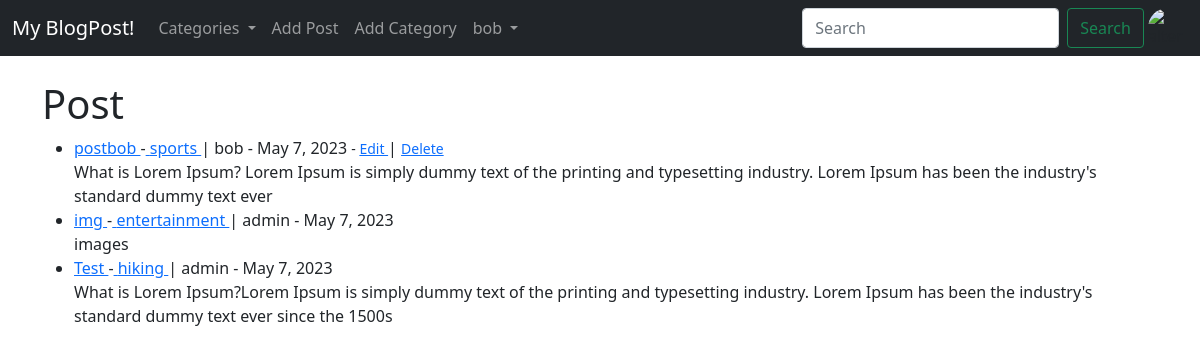
Page / (signed in) on the committed database.
### blog/models.py (models this page shows, shortened)
class Post(models.Model):
    title = models.CharField(max_length=255)
    header_image = models.ImageField(null= True, blank= True, upload_to="images/")
    title_tag = models.CharField(max_length=255)
    author = models.ForeignKey(User, on_delete=models.CASCADE)
    body = RichTextField(blank=True, null=True)
    post_date = models.DateField(auto_now_add=True)
    category = models.CharField(max_length=255, default='coding')
    snippet = models.CharField(max_length=255)
    likes = models.ManyToManyField(User,related_name='blog_post')

### blog/views.py (the view)
# urls.py: path('',HomeView.as_view(),name="home"),
class HomeView(ListView):
    model = Post
    template_name = 'home.html'
    ordering = ['-post_date']
    ordering = ['-id']
    def get_context_data(self, *args, **kwargs):
        cat_menu = Category.objects.all()
        context = super(HomeView, self).get_context_data(*args, **kwargs)
        context["cat_menu"] = cat_menu
        return context

### blog/models.py (called while the page is built)
    def __str__(self):
        return self.name

### templates/home.html
{% extends 'base.html' %}
{% block content %}
<h1>Post</h1>
<ul>
    {% for post in object_list %}
    <li> <a  href="{% url 'article_details' post.pk %}"> {{ post.title }} </a>-<a href="{% url 'category' post.category|slugify %}"> {{post.category}} </a>| {{ post.author.first_name }}
        {{ post.author.last_name }} - {{ post.post_date }}
        <small>
            {% if user.is_authenticated %}
                {% if user.id == post.author.id %}
                    - <a href="{% url 'update_post' post.pk %}">Edit </a></small> |
                 <small> <a href="{% url 'delete_post' post.pk %}">Delete </a>
                {% endif %}
           {% endif %}
        </small>  <br>
        {{ post.snippet }}
        </li>
    {% endfor %}
</ul>
{% endblock %}

### templates/base.html (shortened to what this page needs)
<!doctype html>
<html lang="en">
  <head>
    <link href="https://cdn.jsdelivr.net/npm/bootstrap@5.0.2/dist/css/bootstrap.min.css" rel="stylesheet">
  </head>
  <body>
  <nav class="navbar navbar-expand-lg navbar-dark bg-dark">
  <div class="container-fluid">
    <a class="navbar-brand" href="{% url  'home' %}">My BlogPost!</a>
    <div class="collapse navbar-collapse" id="navbarSupportedContent">
      <ul class="navbar-nav me-auto mb-2 mb-lg-0">
           {% if cat_menu %}
               <li class="nav-item dropdown">
                 <a class="nav-link dropdown-toggle" href="#" id="navbarDropdown" role="button" data-bs-toggle="dropdown" aria-expanded="false">
                   Categories
                 </a>
               </li>
          {% endif %}
        {% if user.is_authenticated %}
            <li class="nav-item">
                <a class="nav-link" href="{% url 'add_post' %}">Add Post</a>
            </li>
            <li class="nav-item">
                <a class="nav-link" href="{% url 'add_category' %}">Add Category </a>
            </li>
            <li class="nav-item dropdown">
                <a class="nav-link dropdown-toggle" href="#" id="navbarDropdown" role="button" data-bs-toggle="dropdown" aria-expanded="false">
                    {{ user.first_name }} {{ user.last_name }}
                </a>
            </li>
        {% endif %}
      </ul>
                     {% if user.is_authenticated %}
                        <ul class="navbar-nav ml-auto"><ul/>
                    {% endif %}
      <form class="d-flex" method="POST" action="{% url 'search-bar' %}">
        <input class="form-control me-2" type="search" placeholder="Search" aria-label="Search" name="searched">
        <button class="btn btn-outline-success" type="submit">Search</button>
          <td><img src="{{  post.author.profile.profile_pic.url   }}"  class="rounded-circle" width=40 height=40 alt="alter"></td>
      </form>
    </div>
  </div>
</nav>
  <br/>
  <div class="container">
   {% block content %}
   {% endblock %}
  </div>
  </body>
</html>

### rows in the picture
Post: title "postbob", category "sports", author.first_name "bob", post_date "May 7, 2023", shows "Edit", snippet "What is Lorem Ipsum? Lorem Ipsum is simply dummy text of the printing and typesetting industry. Lorem Ipsum has been the industry's standard dummy text ever"
Post: title "img", category "entertainment", author.first_name "admin", post_date "May 7, 2023", snippet "images"
Post: title "Test", category "hiking", author.first_name "admin", post_date "May 7, 2023", snippet "What is Lorem Ipsum?Lorem Ipsum is simply dummy text of the printing and typesetting industry. Lorem Ipsum has been the industry's standard dummy text ever since the 1500s"

### other values in the picture
{{ user.first_name }} "bob"
